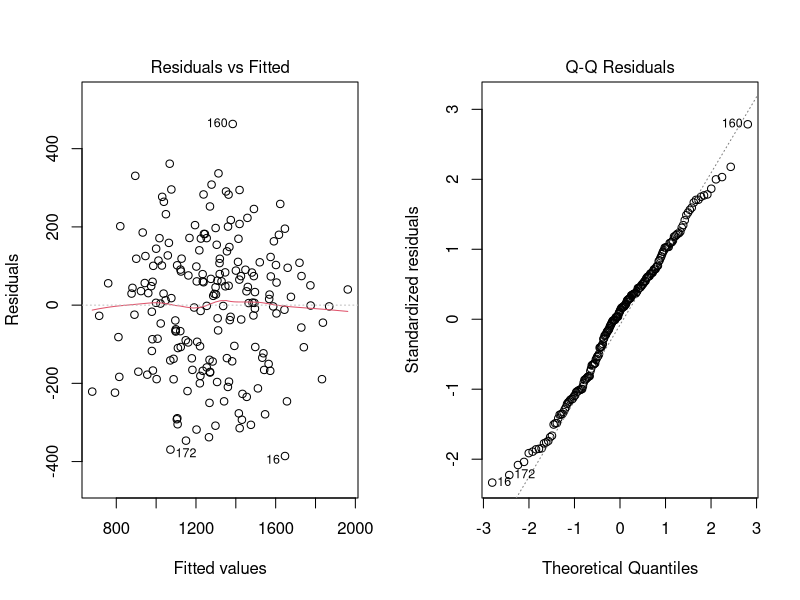

The R source for this figure:
## ---- chunk 1
#| label: setup-r
#| include: false
library(ggplot2)
library(car)
library(lmtest)

theme_set(theme_minimal(base_size = 12))
set.seed(2026)
## ---- chunk 2
#| label: fig-diagnostik-r
#| fig-cap: "Residuen gegen vorhergesagte Werte und QQ-Plot der Residuen."
n <- 200
wohnung <- data.frame(
  flaeche = rnorm(n, mean = 80, sd = 18),
  alter   = runif(n, min = 0, max = 60)
)
wohnung$miete <- 400 + 12 * wohnung$flaeche - 3 * wohnung$alter +
  rnorm(n, mean = 0, sd = 150)

modell <- lm(miete ~ flaeche + alter, data = wohnung)

par(mfrow = c(1, 2))
plot(modell, which = 1)
plot(modell, which = 2)
par(mfrow = c(1, 1))

bptest(modell)
vif(modell)
## ---- chunk 3
#| label: durchfuehrung-r
summary(modell)
confint(modell)
## ---- chunk 4
#| label: szenario-a-r
round(cbind(Schaetzwert = coef(modell), confint(modell)), 2)
summary(modell)$adj.r.squared
## ---- chunk 5
#| label: szenario-b-r
set.seed(11)
n_b <- 60
wohnung_b <- data.frame(
  flaeche = rnorm(n_b, mean = 80, sd = 18),
  etage   = sample(0:5, n_b, replace = TRUE)
)
wohnung_b$miete <- 400 + 12 * wohnung_b$flaeche +
  rnorm(n_b, mean = 0, sd = 150)

modell_b <- lm(miete ~ flaeche + etage, data = wohnung_b)
summary(modell_b)
confint(modell_b)
## ---- chunk 6
#| label: szenario-c-r
set.seed(7)
n_c <- 120
wohnung_c <- data.frame(
  flaeche = rnorm(n_c, mean = 80, sd = 18),
  alter   = runif(n_c, min = 0, max = 60)
)
wohnung_c$nutzflaeche <- wohnung_c$flaeche - runif(n_c, min = 0, max = 4)
wohnung_c$miete <- 400 + 12 * wohnung_c$flaeche - 3 * wohnung_c$alter +
  rnorm(n_c, mean = 0, sd = 150)

modell_c <- lm(miete ~ flaeche + nutzflaeche + alter, data = wohnung_c)
summary(modell_c)
vif(modell_c)
cor(wohnung_c$flaeche, wohnung_c$nutzflaeche)
## ---- chunk 7
#| label: szenario-d-r
set.seed(3)
n_d <- 150
lage_stufen <- c("Rand", "Mitte", "Zentrum")
wohnung_d <- data.frame(
  flaeche = rnorm(n_d, mean = 80, sd = 18),
  lage    = factor(sample(lage_stufen, n_d, replace = TRUE),
                   levels = lage_stufen)
)
zuschlag <- c(Rand = 0, Mitte = 200, Zentrum = 500)
wohnung_d$miete <- 400 + 12 * wohnung_d$flaeche +
  zuschlag[as.character(wohnung_d$lage)] + rnorm(n_d, mean = 0, sd = 150)

modell_d <- lm(miete ~ flaeche + lage, data = wohnung_d)
summary(modell_d)
anova(modell_d)
